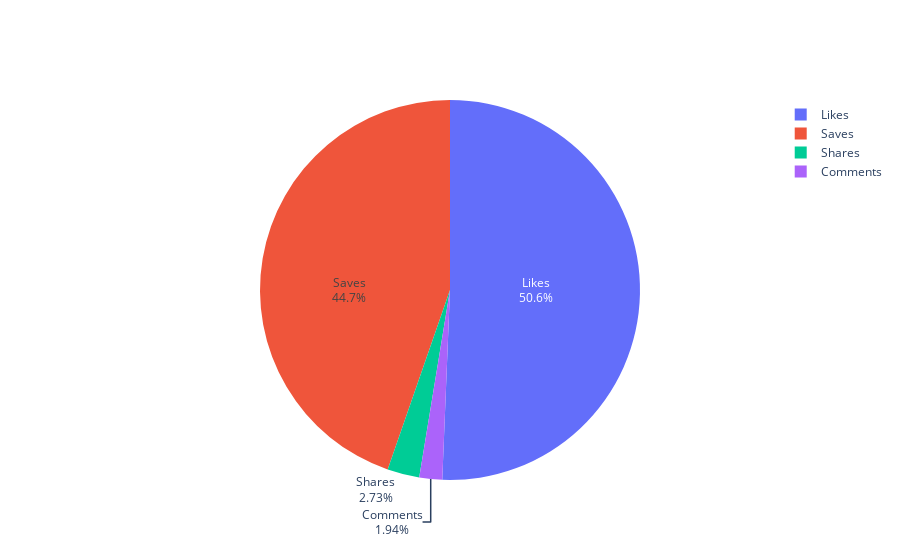

The notebook cell saved with this chart:
### Markdown cell above
show a pie of most reaction type (like, comment, share, saves)

### Code cell
import plotly.graph_objects as go


like = data['Likes'].sum()
comment = data['Comments'].sum()
share = data['Shares'].sum()
saves = data['Saves'].sum()


labels = ['Likes', 'Comments', 'Shares', 'Saves']
values = [like,comment,share, saves]

fig = go.Figure(data=[go.Pie(labels=labels, values=values, textinfo='label+percent',
                             insidetextorientation='radial'
                            )])
fig.show()

### Figure 1 — Plotly figure (JSON) as saved in the notebook; plotly's stock layout.template omitted (floating-point values rounded to 4 significant figures)
{"data": [{"insidetextorientation": "radial", "labels": ["Likes", "Comments", "Shares", "Saves"], "textinfo": "label+percent", "type": "pie", "values": [20680, 793, 1114, 18244]}], "layout": {}}
